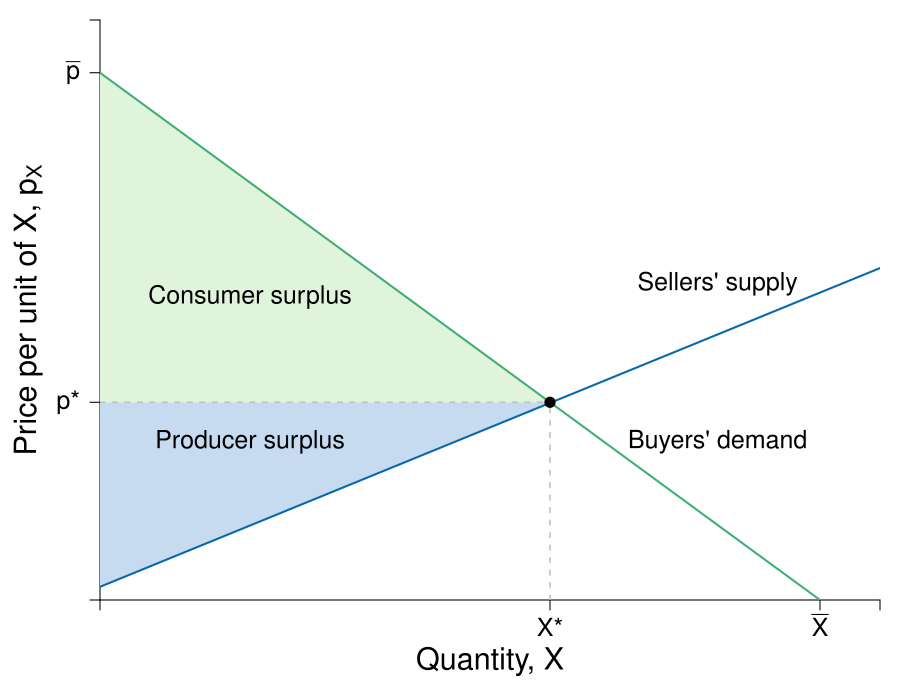

This chart was generated by the following R code:
require(shape)
pdf(file = "firmmarketsupply/demand_supply.pdf", width = 9, height = 7)

#Set parameters for graphics
axislabelsize <- 1.8
labelsize <- 1.5
namesize <- 1.8
annotatesize <- 1.5
graphlinewidth <- 2
segmentlinewidth <- 1.5

COL <- c("#7fc97f", "#beaed4", "#fdc086", "#ffff99", "#386cb0", "#f0027f", "#bf5b17", "#666666")
COLA <- c("#e0f3db", "#99d8c9","#66c2a4","#41ae76", "#238b45", "#005824")
COLB <- c("#c6dbef", "#4eb3d3", "#2b8cbe", "#0868ac","#084081")
COLC <- c("#fcfbfd", "#efedf5", "#dadaeb", "#bcbddc", "#9e9ac8", "#807dba", "#6a51a3", "#54278f", "#3f007d")

par(mar =  c(5, 5, 1, 1))

Demand <- function(x, rmax = 20, xmax = 12, n = 10) {
  rmax - (rmax/(n*xmax))*x
}

mrsA <- function(x, rmax = 20, xmax = 10) {
  rmax - (rmax/xmax)*x
}

uA <- function(x, y, rmax = 20, xmax = 10) {
  y + rmax*x - (1/2)(rmax/xmax)*x^2
}


Supply <- function(x, c1 = 0.5, c2 = 0.0465){
  c1 + 2*c2*x
}

xlims <- c(0, 130)
ylims <- c(0, 22)

npts <- 501 
x <- seq(xlims[1], xlims[2], length.out = npts)
y <- seq(ylims[1], ylims[2], length.out = npts) 
a <- c(46.08, 55, 64)
b <- c(46.08, 55, 64)

plot(0, 0, xlim = xlims, ylim = ylims, type = "n",
     xlab = expression(paste("")),
     ylab = expression(paste("")), 
     xaxt = "n", 
     yaxt = "n", 
     cex.lab = axislabelsize, 
     bty = "n",
     xaxs = "i", 
     yaxs = "i")


ticksy <- c(0, 7.5, 20, ylims[2])
ylabels <- c(NA, expression(paste(p,"*")), expression(paste(bar(p))), NA)
ticksx <- c(0, 75, 120, xlims[2])
xlabels <- c(NA, expression(paste(X,"*")), expression(paste(bar(X))), NA)

npts <- 500 
xx1 <- seq(xlims[1], xlims[2], length.out = npts)

#Draw the polygon for producer surplus
xpoly1 <- c(0, 75, 0, 0)
ypoly1 <- c(0.5, 7.5, 7.5, 0.5)
polygon(x = xpoly1, y = ypoly1, col = COLB[1], density = NULL, border = NA)

#Draw the polygon for consumer surplus
xpoly2 <- c(0, 75, 0, 0)
ypoly2 <- c(7.5, 7.5, 20, 7.5)
polygon(x = xpoly2, y = ypoly2, col = COLA[1], density = NULL, border = NA)

axis(1, at = ticksx, pos = 0, labels = FALSE, cex.axis=labelsize)
text(x = c(0, 75, 120, xlims[2]), par("usr")[3] - 0.4, labels = xlabels, srt = 0, pos = 1, xpd = TRUE, cex = labelsize)
axis(2, at = ticksy, pos = 0, labels = ylabels, las = 1, cex.axis=labelsize)

text(25, 6, expression(paste("Producer surplus")), xpd = TRUE, cex = labelsize)
text(25, 11.5, expression(paste("Consumer surplus")), xpd = TRUE, cex = labelsize) 

#Lines for mrs graph
lines(xx1, Demand(xx1), col = COLA[4], lwd = graphlinewidth)
lines(xx1, Supply(xx1), col = COLB[4], lwd = graphlinewidth)

segments(0, 7.5, 75, 7.5, lty = 2, "gray" , lwd = segmentlinewidth)
segments(75, 0, 75, 7.5, lty = 2, col = "gray" , lwd = segmentlinewidth)
points(75, 7.5, pch = 16, col = "black", cex = 1.5)

#Label axes
mtext(expression(paste("Quantity, ", X)), side = 1, line = 3, cex = axislabelsize)
#mtext(expression(paste("Market output of the good, ", X)), side = 1, line = 3, cex = axislabelsize)
text(-12, 0.5*ylims[2], expression(paste("Price per unit of X, ", p[X])), xpd = TRUE, cex = axislabelsize, srt = 90) 

text(103, 12, expression("Sellers' supply"), cex = labelsize)
text(103, 6, expression(paste("Buyers' demand")), cex = labelsize)

dev.off()
